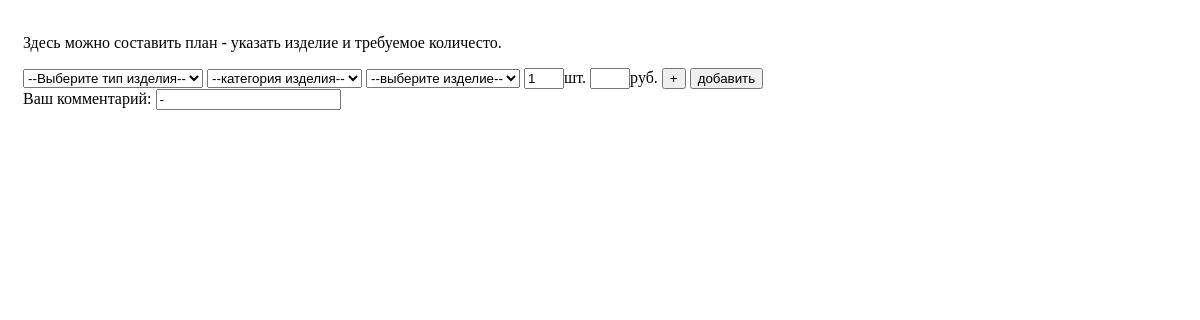
Page /forms/fPlans.php on the earlier database version.
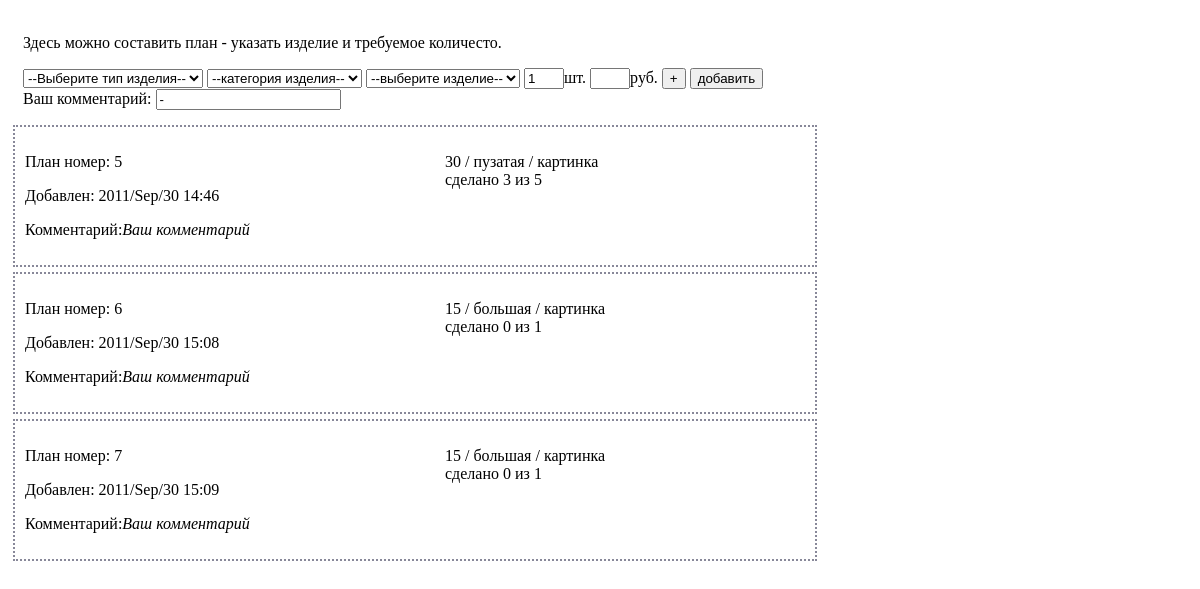
Same page on the later database version.
### tables this page shows
CREATE TABLE IF NOT EXISTS `plans` (
  `plan_id` int(10) NOT NULL AUTO_INCREMENT,
  `plan_number` int(10) NOT NULL COMMENT 'все, что относится к одному номеру плана, выводится в одном плане. удивительно, но факт.',
  `item_id` int(5) NOT NULL,
  `price` int(6) NOT NULL,
  `amount_to_make` int(4) NOT NULL,
  `amount_made` int(4) NOT NULL DEFAULT '0',
  `date` int(12) NOT NULL,
  `comment` text NOT NULL,
  `status` tinyint(1) NOT NULL DEFAULT '0',
  PRIMARY KEY (`plan_id`)
);

CREATE TABLE IF NOT EXISTS `items` (
  `i_id` int(5) NOT NULL AUTO_INCREMENT,
  `type_id` int(3) NOT NULL,
  `category_id` int(4) NOT NULL,
  `item_name` varchar(30) NOT NULL,
  PRIMARY KEY (`i_id`)
);

CREATE TABLE IF NOT EXISTS `types` (
  `t_id` int(3) NOT NULL AUTO_INCREMENT,
  `type_name` varchar(30) NOT NULL,
  PRIMARY KEY (`t_id`)
);

CREATE TABLE IF NOT EXISTS `categories` (
  `c_id` int(4) NOT NULL AUTO_INCREMENT,
  `type_id` int(3) NOT NULL,
  `category_name` varchar(30) NOT NULL,
  PRIMARY KEY (`c_id`)
);

### modules/constants.php (called while the page is built)
<?php
$aDatabase  = array(
    'host'  =>  'localhost',
    'user'  =>  'hudo',
    'pwd'   =>  'oduh',
    'name'  =>  'hudo',
);

### modules/database.class.php (called while the page is built, shortened)
<?php
class Database {
    private $connection;
    private $connected;
    private $host;
    private $user;
    private $pwd;
    public function __construct($host, $user, $pwd, $dbname, $names = 'utf8') {
        $this->host		= $host;
        $this->user		= $user;
        $this->pwd		= $pwd;
    }
    private function connect() {
        if ($this->connected)
            return $this->connection;
        $this->connection = @mysql_connect($this->host, $this->user, $this->pwd, true);
        $this->connected = true;
        return $this->connection;
    }
    public function process($aArgs) {
        $this->lastQuery = ' ' . array_shift($aArgs);
        if (empty($aArgs))
            return $this->lastQuery;
        $this->lastQuery = str_replace('\\?', '?', $this->lastQuery);
        return $this->lastQuery;
    }
    public function selectTable() {
        $out = array();
        $q = @mysql_query($this->process(func_get_args()), $this->connection);
        while ($result = @mysql_fetch_assoc($q)) {
            $out[] = $result;
        }
        return $out;
    }
    public function selectField() {
        $q = @mysql_query($this->process(func_get_args()), $this->connection);
        if ($record = @mysql_fetch_row($q))
            return $record[0];
        return null;
    }
}

### forms/fPlans.php (the view, shortened to what this page needs)
<link rel="stylesheet" type="text/css" href="style/fPlans.css" />
<?php
require_once ROOT . 'constants.php';
require_once ROOT . 'database.class.php';
$oDB = new Database($aDatabase['host'], $aDatabase['user'], $aDatabase['pwd'], $aDatabase['name']);
?>
<form id="PlanControl" class="fControl">
    <p>Здесь можно составить план - указать изделие и требуемое количесто.</p>
  <div id="addplan" class="planadd">
	<SELECT id="typelist" name="type" onChange="TypeClick();">
	    <?php
          echo '<option value="0">--Выберите тип изделия--</option>';
        ?>
	</SELECT>
	<SELECT id="categorylist" name="category" onChange="CategoryClick();">
		<option>--категория изделия--</option>
	</SELECT>
	<SELECT id="itemlist" name="item" onChange="ItemClick();">
		<option>--выберите изделие--</option>
	</SELECT>
	<input type="text" name="amount" id="amount" value="1" onKeyUp="AmountChange();">шт.</input>
	<input type="text" name="price" id="price">руб.</input>
	<input type="button" onClick="validPlan();" value="+" />
    <input type="button" onClick="Add();" value="добавить" />
  </div>
    Ваш комментарий: <input type="text" value="-" id="comment" />
</form>
<div id = "planlist" class="planlist">
    <?php
        $sPlans = $oDB->selectTable('
            SELECT `plan_number`, `item_id`, `amount_to_make`, `amount_made`,
                   `price`, `date`, `comment`
            FROM `plans`
            WHERE `status` = 0
            ORDER BY `plan_number` ASC
        ');
        $plan_id = 0;
        $counter = FALSE;
        foreach($sPlans as $iPlan => $aPlan){
			if($plan_id != $aPlan['plan_number']){
			    if($counter == TRUE)
                    echo '</div></div>';
				$counter = TRUE;
				echo '<div class="container"><div class="plan_container">
				      <p>План номер: ' . $aPlan['plan_number'] . '</p>
				      <p>Добавлен: ' . date('Y/M/d H:i', $aPlan['date']) .
				      '</p>
				      <p>Комментарий:<i>' . $aPlan['comment'] . '</i></p>
				      </div><div class="items_container">';
			}
			$Item = $oDB->selectField('
			    SELECT `item_name`
			    FROM `items`
			    WHERE `i_id` = ' . $aPlan['item_id'] . '
			');
			$Category_id = $oDB->selectField('
			    SELECT `category_id`
			    FROM `items`
			    WHERE `i_id` = ' . $aPlan['item_id'] . '
			');
			$Type_id = $oDB->selectField('
			    SELECT `type_id`
			    FROM `items`
			    WHERE `i_id` = ' . $aPlan['item_id'] . '
			');
			$Category = $oDB->selectField('
			    SELECT `category_name`
			    FROM `categories`
			    WHERE `c_id` = ' . $Category_id . '
			');
			$Type = $oDB->selectField('
			    SELECT `type_name`
			    FROM `types`
			    WHERE `t_id` = ' . $Type_id . '
			');
			echo '<p>';
			echo $Type . ' / ' . $Category . ' / ' . $Item . '<br />';
			echo 'сделано ' . $aPlan['amount_made'] . ' из ' . $aPlan['amount_to_make'] . '<br />';
			echo '</p>';
			if($plan_id != $aPlan['plan_number']){
			    $plan_id = $aPlan['plan_number'];
			}
		}
    ?>
</div>

### style/fPlans.css (style rules this page uses)
.fControl { padding: 10px; margin: 5px; }
.container { border: 2px dotted #888899; overflow: hidden; width: 800px; margin: 5px; }
.plan_container { width: 400px; margin: 5px; padding: 5px; float: left; }
.items_container { width: 300px; margin: 5px; padding: 5px; float: left; overflow: auto; }
#price { width: 40px; }
#amount { width: 40px; }

Differences in the rows shown:
added plans: plan_number "5", date "2011/Sep/30 14:46", comment "Ваш комментарий", item.type_name "30", item.category_name "пузатая", item.item_name "картинка", amount_made "3", amount_to_make "5"
added plans: plan_number "6", date "2011/Sep/30 15:08", comment "Ваш комментарий", item.type_name "15", item.category_name "большая", item.item_name "картинка", amount_made "0", amount_to_make "1"
added plans: plan_number "7", date "2011/Sep/30 15:09", comment "Ваш комментарий", item.type_name "15", item.category_name "большая", item.item_name "картинка", amount_made "0", amount_to_make "1"
